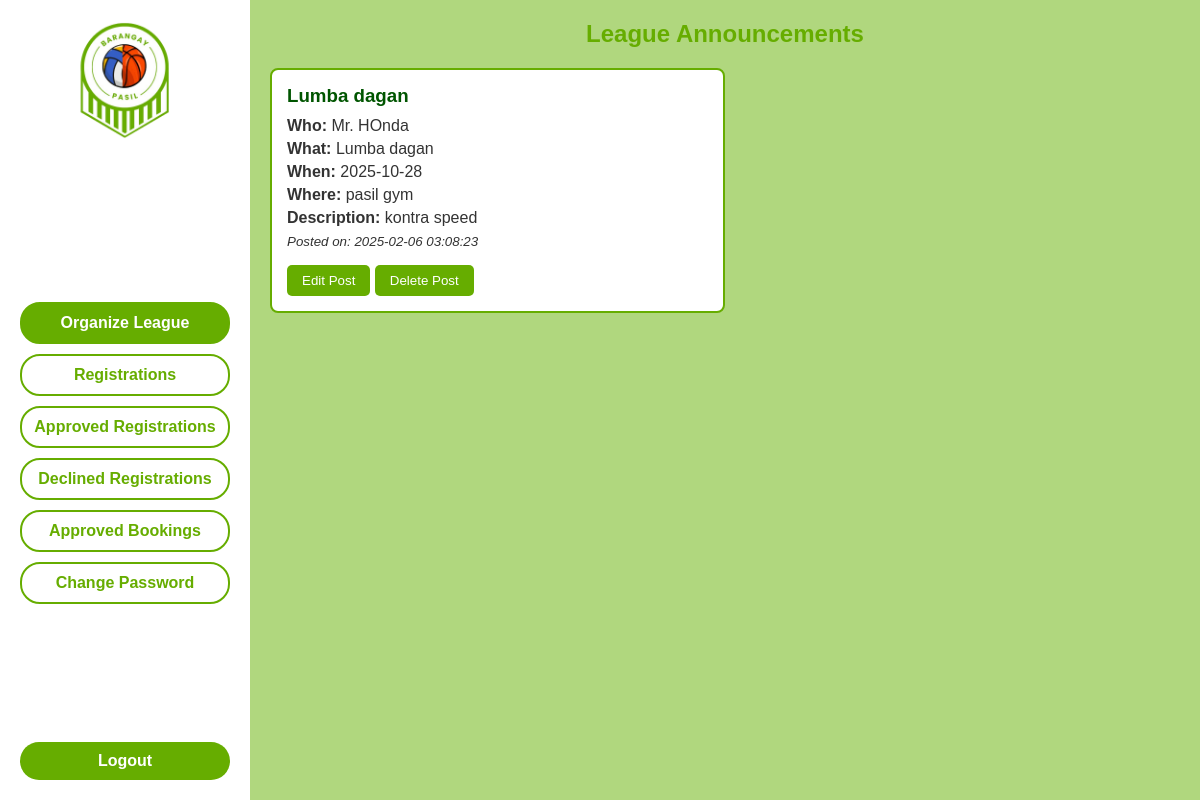
/organizer/organizer_league_list.php (signed in), run on the app's committed database.
### tables this page shows
CREATE TABLE `bpslo_league` (
  `id` int(11) NOT NULL,
  `league_id` varchar(50) NOT NULL,
  `who` text NOT NULL,
  `what` text NOT NULL,
  `when` date NOT NULL,
  `where` text NOT NULL,
  `description` text NOT NULL,
  `created_at` timestamp NOT NULL DEFAULT current_timestamp()
);

### organizer/organizer_league_list.php (the view, shortened to what this page needs)
<?php
require_once '../db_connection.php';
$query = "SELECT id, who, what, `when`, `where`, description, created_at FROM bpslo_league ORDER BY `when` DESC";
$result = $mysqli->query($query);
?>
<!DOCTYPE html>
<html lang="en">
<head>
    <link rel="stylesheet" href="..//ostyles/organizer_league_list.css">
</head>
<body>
    <div class="container">
        <aside class="sidebar">
        <a href="../organizer/organizer_dashboard.php">
                <img src="../images/logo.png" alt="Sports League Organizer Logo" class="logo">
            </a>
            <div class="nav-buttons">
                <button class="nav-btn selected">Organize League</button>
                <button class="nav-btn" onclick="window.location.href='../organizer/organizer_registrations.php'">Registrations</button>
                <button class="nav-btn" onclick="window.location.href='../organizer/organizer_registrations_approved.php'">Approved Registrations</button>
                <button class="nav-btn" onclick="window.location.href='../organizer/organizer_registrations_declined.php'">Declined Registrations</button>
                <button class="nav-btn" onclick="window.location.href='../organizer/organizer_bookings_approved.php'">Approved Bookings</button>
                <button class="nav-btn" onclick="window.location.href='../organizer/organizer_change_password.php'">Change Password</button>
            </div>
            <form id="logout-form" method="POST" action="../organizer/logout.php">
                <button type="submit" class="logout-btn">Logout</button>
            </form>
        </aside>
        <main class="main-content">
        <h2>League Announcements</h2>
        <?php if ($result && $result->num_rows > 0): ?>
            <?php while ($row = $result->fetch_assoc()): ?>
                <div class="announcement">
                    <h3><?= htmlspecialchars($row['what']) ?></h3>
                    <p><strong>Who:</strong> <?= htmlspecialchars($row['who']) ?></p>
                    <p><strong>What:</strong> <?= htmlspecialchars($row['what']) ?></p>
                    <p><strong>When:</strong> <?= htmlspecialchars($row['when']) ?></p>
                    <p><strong>Where:</strong> <?= htmlspecialchars($row['where']) ?></p>
                    <p><strong>Description:</strong> <?= nl2br(htmlspecialchars($row['description'])) ?></p>
                    <p><small><em>Posted on: <?= htmlspecialchars($row['created_at']) ?></em></small></p>
                    <button><a href="../organizer/organizer_league_edit.php?id=<?= $row['id']; ?>">Edit Post</a></button>
                    <button class="delete-btn" onclick="openModal(<?= $row['id']; ?>)">Delete Post</button>
                </div>
            <?php endwhile; ?>
        <?php else: ?>
            <p>No league announcements found.</p>
        <?php endif; ?>
        </main>
    </div>
</body>
</html>

### ostyles/organizer_league_list.css (style rules this page uses)
body { font-family: Arial, sans-serif; background-color: #f4f4f4; margin: 0; padding: 0; }
.announcement { margin-bottom: 20px; padding: 15px; border: 2px solid #66AD00; border-radius: 8px; background-color: white; width: 50%; }
.announcement h3 { margin-bottom: 10px; color: #005500; }
.announcement p { margin: 5px 0; color: #333333; }
.announcement button { margin-top: 10px; background-color: #66AD00; color: white; border: none; padding: 8px 15px; border-radius: 5px; cursor: pointer; }
.announcement button a { color: white; text-decoration: none; }
:root { --light-green: #B0D77E; --green: #66AD00; --white: #FFFFFF; --font-family: 'Poppins', sans-serif; }
* { margin: 0; padding: 0; box-sizing: border-box; font-family: var(--font-family); }
body, html { height: 100%; font-size: 16px; color: #333; background-color: var(--light-green); }
.container { display: flex; height: 100vh; }
.sidebar { background-color: var(--white); padding: 20px; width: 250px; display: flex; flex-direction: column; align-items: center; gap: 10px; }
.logo { width: 120px; margin-bottom: 20px; }
.nav-buttons { width: 100%; flex-grow: 1; display: flex; flex-direction: column; gap: 10px; justify-content: center; }
.nav-btn { width: 100%; padding: 10px 0; border: 2px solid var(--green); background-color: var(--white); color: var(--green); font-size: 16px; font-weight: bold; text-align: center; border-radius: 20px; cursor: pointer; transition: background-color 0.3s, color 0.3s; }
.nav-btn, .logout-btn { width: 100%; padding: 10px 0; border: 2px solid var(--green); background-color: var(--white); color: var(--green); font-size: 16px; font-weight: bold; text-align: center; border-radius: 20px; cursor: pointer; transition: background-color 0.3s, color 0.3s; }
.selected { background-color: var(--green); color: var(--white); }
.logout-btn { margin-top: auto; background-color: var(--green); color: var(--white); border: none; }
.main-content { flex-grow: 1; padding: 20px; background-color: var(--light-green); }
h2 { text-align: center; color: var(--green); margin-bottom: 20px; }
#logout-form { width: 100%; text-align: center; }
.logout-btn { margin-top: auto; background-color: var(--green); color: var(--white); border: none; padding: 10px 20px; font-size: 16px; cursor: pointer; border-radius: 20px; width: 100%; display: inline-block; text-align: center; transition: background-color 0.3s ease, color 0.3s ease, border 0.3s ease; }

### data on the page
bpslo_league: what "Lumba dagan", who "Mr. HOnda", when "2025-10-28", where "pasil gym", description "kontra speed", created_at "2025-02-06 03:08:23"
